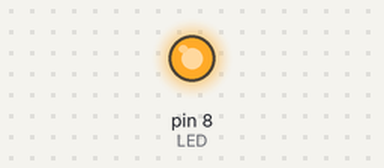
The sketch below on a simulated Arduino Uno, built with avr-gcc and run on an emulated ATmega328P. Parts: output pins drawn as LEDs (lit = HIGH).

Above: at 0.75 s.
At 10.5 s:
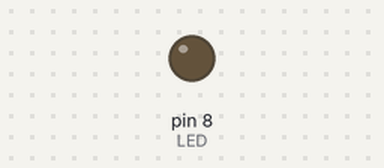
Timing chart, 0 to 14.3 s (numbered marks = the images above):
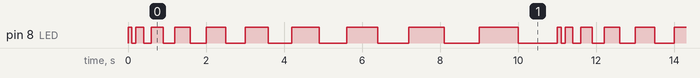

Measured:
- by itself, pin 8 (LED): repeats every 11.0 s: HIGH 0.20 s, LOW 0.20 s, HIGH 0.30 s, LOW 0.30 s, HIGH 0.40 s, LOW 0.40 s, HIGH 0.50 s, LOW 0.50 s, HIGH 0.60 s, LOW 0.60 s, HIGH 0.70 s, LOW 0.70 s, HIGH 0.80 s, LOW 0.80 s, HIGH 0.90 s, LOW 0.90 s, HIGH 1.0 s, LOW 1.0 s, HIGH 0.10 s, LOW 0.10 s
- by itself, everything shown: repeats every 11.0 s, in 20 steps

The sketch:

BlinkLEDforLoop.ino
```cpp
// (licence header left out)
int LED = 8;

void setup()
{
  pinMode(LED, OUTPUT);
  digitalWrite(LED,HIGH);
}

void loop()
{
  for(int i=100;i<=1000;i=i+100)
  {
    digitalWrite(LED,HIGH);
    delay(i);
    digitalWrite(LED,LOW);
    delay(i);
  }

}
```
